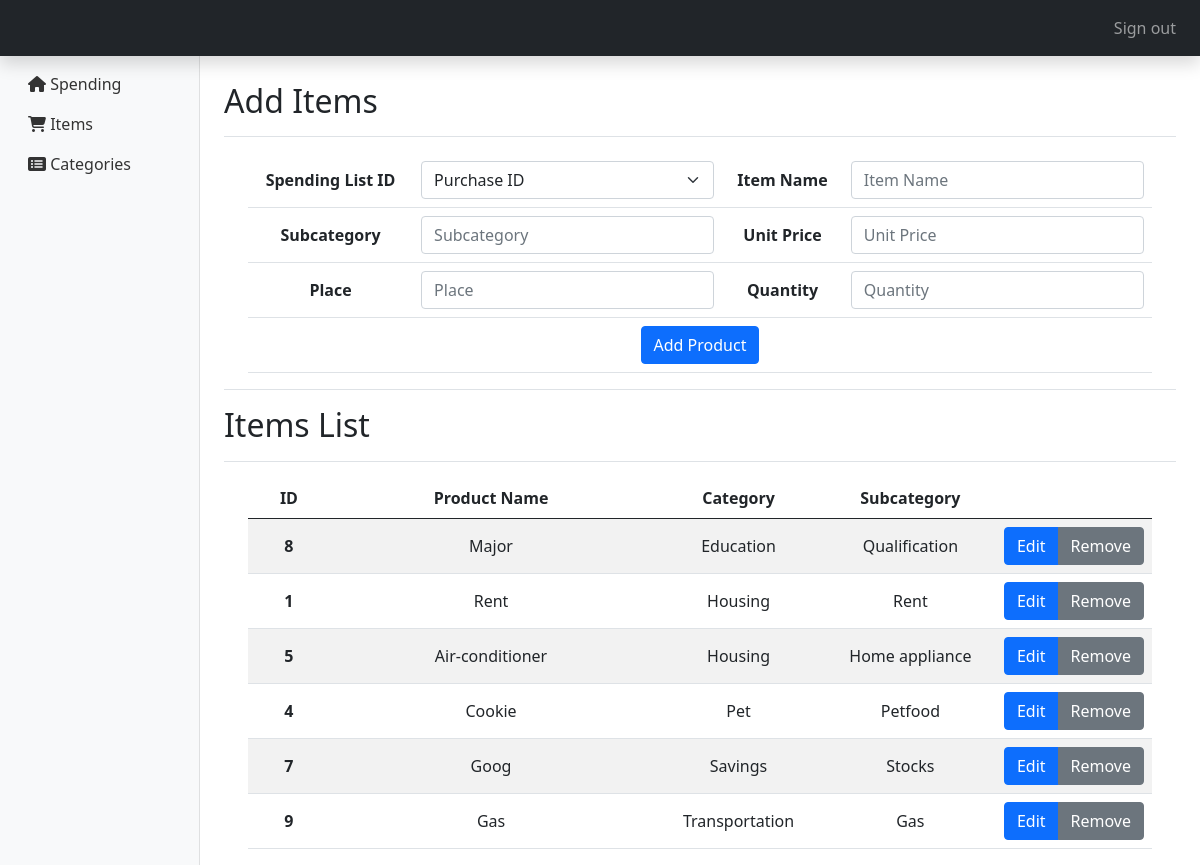
Screenshot of /items (signed in) with the database file from the repository.
### tables this page shows
CREATE TABLE produto (
    id INTEGER PRIMARY KEY NOT NULL,
    produto_nome VARCHAR(30)
);

CREATE TABLE categoria (
    id INTEGER PRIMARY KEY NOT NULL,
    descricao VARCHAR(30),
    parent_id INTEGER
);

### application.py (the view)
@app.route("/items", methods=["GET", "POST"])
@login_required
def items():
    addItems = request.args.get("idadditems")
    shopping_list = cur.execute("SELECT id FROM compras ORDER BY data DESC").fetchall()
    categories = cur.execute("SELECT * FROM categoria WHERE parent_id IS NULL").fetchall()
    subcategories = cur.execute("SELECT * FROM categoria WHERE parent_id IS NOT NULL").fetchall()
    buttonValue = request.form.get('postbutton')
    itemList = cur.execute(
        "SELECT produto.id, produto.produto_nome, c.descricao AS category, categoria.descricao AS subcategory FROM produto " \
            "INNER JOIN produto_categoria ON produto.id=produto_categoria.id_produto " \
                "INNER JOIN categoria ON produto_categoria.id_categoria=categoria.id "\
                    "INNER JOIN (SELECT id, descricao FROM categoria WHERE parent_id IS NULL) c ON categoria.parent_id=c.id " \
                        "ORDER BY category"
    )
    if request.method == "POST":
        if buttonValue == "edit":
            print("edit")
            newId = request.form.get('newId')
            oldId = request.form.get('oldId')
            newName = request.form.get('newName').lower()
            newSub = request.form.get('newSub')
            if newName != '':
                cur.execute("UPDATE produto SET produto_nome = ? WHERE id = ?", (newName, oldId))
            if newId != '':
                cur.execute("UPDATE produto SET id = ? WHERE id = ?", (newId, oldId))
                cur.execute("UPDATE produto_categoria SET id_produto = ? WHERE id_produto = ?", (newId, oldId))
                cur.execute("UPDATE compra_produto SET produto_id = ? WHERE produto_id = ?", (newId, oldId))
            if newSub is not None:
                cur.execute("UPDATE produto_categoria SET id_categoria = ? WHERE id_produto = ?", (newSub, newId))
            db.commit()
            flash("Item Edited")
        elif buttonValue == "remove":
            itemId = request.form.get('id')
            cur.execute("DELETE FROM produto WHERE id = ?", (itemId,))
            cur.execute("DELETE FROM produto_categoria WHERE id_produto = ?", (itemId,))
            cur.execute("DELETE FROM compra_produto WHERE produto_id = ?", (itemId,))
            db.commit()
            flash("Item Removed")
        else:
            purchases_id = request.form.get("purchases")
            product_name = request.form.get("product_name").lower()
            subcategory = request.form.get("subcategory").lower()
            quantity = request.form.get("quantity")
            place = request.form.get("place").lower()
            unit_price = request.form.get("unit_price")
            catId = cur.execute("SELECT categoria_id FROM compras WHERE id = ?", (purchases_id,)).fetchone()[0]
            productId = cur.execute("SELECT id FROM produto WHERE produto_nome = ?", (product_name,)).fetchone()
            subcatId = cur.execute("SELECT id FROM categoria WHERE descricao = ? AND parent_id IS NOT NULL", (subcategory,)).fetchone()
            placeId = cur.execute("SELECT id FROM fornecedor WHERE fornecedor_nome = ?", (place,)).fetchone()
            if subcatId is None:
                maxId = cur.execute("SELECT MAX (id) FROM categoria WHERE parent_id = ? GROUP BY parent_id", (catId,)).fetchone()
                if maxId:
                    subcatId = maxId[0] + 1
                    cur.execute(
                        "INSERT INTO categoria (id, descricao, parent_id) VALUES (?, ?, ?)", (subcatId, subcategory, catId)
                        )
                else:
                    subcatId = catId * 100
                    cur.execute(
                        "INSERT INTO categoria (id, descricao, parent_id) VALUES (?, ?, ?)", (subcatId, subcategory, catId)
                        )
            else:
                subcatId = subcatId[0]
            if productId is None:
                cur.execute(
                    "INSERT INTO produto (produto_nome) VALUES (?)", (product_name,)
                    )
                productId = cur.execute("SELECT id FROM produto WHERE produto_nome = ?", (product_name,)).fetchone()[0]
                cur.execute(
                    "INSERT INTO produto_categoria (id_produto, id_categoria) VALUES (?, ?)", (productId, subcatId)
                    )
            else:
                productId = productId[0]
            if placeId is None:
                cur.execute(
                    "INSERT INTO fornecedor (fornecedor_nome) VALUES (?)", (place,)
                    )
                placeId = cur.execute("SELECT id FROM fornecedor WHERE fornecedor_nome = ?", (place,)).fetchone()[0]
            else:
                placeId = placeId[0]
            cur.execute(
                "INSERT INTO compra_produto (produto_id, quant, fornecedor_id, compras_id, preco_unit) VALUES (?, ?, ?, ?, ?)", (
                productId, quantity, placeId, purchases_id, unit_price)
                )
            flash("Item Added")
        db.commit()
        return redirect("/items")
    else:
        return render_template("items.html", shopping_list=shopping_list, addItems=addItems, itemList=itemList, subcategories=subcategories, categories=categories)

### application.py (called while the page is built)
@app.after_request
def after_request(response):
    response.headers["Cache-Control"] = "no-cache, no-store, must-revalidate"
    response.headers["Expires"] = 0
    response.headers["Pragma"] = "no-cache"
    return response

### helpers.py (called while the page is built)
def login_required(f):
    @wraps(f)
    def decorated_function(*args, **kwargs):
        if session.get("user_id") is None:
            return redirect("/login")
        return f(*args, **kwargs)
    return decorated_function

### templates/items.html (shortened to what this page needs)
{% extends "layout.html" %}
{% block main %}
<div class="d-flex justify-content-between flex-wrap flex-md-nowrap align-items-center pt-3 pb-2 mb-3 border-bottom">
    <h1 class="h2">Add Items</h1>
</div>
<div class="table-responsive">
    <form action="/items" method="POST">
        <div class="container-fluid d-flex justify-content-center">
            <table class="table align-middle">
                <tbody style="text-align:center">
                    <tr>
                        <th>Spending List ID</th>
                        <td>
                            <select name="purchases" class="form-select" id="purchases" required>
                                <option disabled selected value="">Purchase ID</option>
                            </select>
                        </td>
                        <th>Item Name</th>
                        <td>
                            <input class="form-control" name="product_name" placeholder="Item Name" type="text" id=product_name required autocomplete="off">
                        </td>
                    <tr>
                        <th>Subcategory</th>
                        <td>
                            <input class="form-control" name="subcategory" placeholder="Subcategory" type="text" id="subcat" required autocomplete="off">
                        </td>
                        <th>Unit Price</th>
                        <td>
                            <input class="form-control" name="unit_price" placeholder="Unit Price" type="number" step="0.01" required autocomplete="off">
                        </td>
                    </tr>
                        <th>Place</th>
                        <td>
                            <input class="form-control" name="place" placeholder="Place" type="text" id="place" required autocomplete="off">
                        </td>
                        <th>Quantity</th>
                        <td>
                            <input class="form-control" name="quantity" placeholder="Quantity" type="number" required autocomplete="off">
                        </td>
                     </tr>
                    <tr>
                        <td colspan="4"><button class="btn btn-primary" type="submit" value="add">Add Product</button></td>
                    </tr>
                </tbody>
            </table>
        </div>
    </form>
</div>
<div class="d-flex justify-content-between flex-wrap flex-md-nowrap align-items-center pt-3 pb-2 mb-3 border-bottom border-top">
    <h1 class="h2">Items List</h1>
</div>
<div class="table-responsive">
<div class="container-fluid d-flex justify-content-center">
    <table class="table table-striped align-middle">
        <thead>
            <tr style="text-align:center">
                <th scope="col" width="10%">ID</th>
                <th scope="col" width="40%">Product Name</th>
                <th scope="col" width="20%">Category</th>
                <th scope="col" width="20%">Subcategory</th>
                <th scope="col" width="10%"></th>
            </tr>
        </thead>
        <tbody style="text-align:center">
            {% for item in itemList %}
                <tr id="tr{{ item['id']}}">
                    <form action='/items' method='POST'>
                        <th>{{ item['id'] }}</th>
                        <td value="{{ item['produto_nome']}}">{{ item['produto_nome'].capitalize() }}</td>
                        <td value="{{ item['category']}}">{{ item['category'].capitalize() }}</td>
                        <td value="{{ item['subcategory']}}">{{ item['subcategory'].capitalize() }}</td>
                        <td class="btn-group">
                            <button class="btn btn-primary edit" type="button" value="{{ item['id']}}">Edit</button>
                            <button class="btn btn-secondary" type="submit" name="postbutton" value="remove">Remove</button>
                        </td>
                    </form>
                </tr>
            {% endfor %}
        </tbody>
    </table>
</div>
</div>
{% endblock %}

### templates/layout.html (shortened to what this page needs)
<!DOCTYPE html>
<html lang="en">
<head>
    <link rel="stylesheet" href="static/style.css">
    <link href="https://cdn.jsdelivr.net/npm/bootstrap@5.0.1/dist/css/bootstrap.min.css" rel="stylesheet"
>
    <link rel="stylesheet" href="http://code.jquery.com/ui/1.10.3/themes/smoothness/jquery-ui.css">
    <link rel="stylesheet" href="https://cdn.jsdelivr.net/npm/@fortawesome/fontawesome-free@5.15.3/css/fontawesome.min.css">
</head>
<body>
    <header class="sticky-top shadow fixed-top">
    <nav class="navbar navbar-dark navbar-expand-lg bg-dark flex-md-nowrap ">
        {% if session.user_id %}
        <ul class="navbar-nav px-3 ms-auto">
            <li class="nav-item text-nowrap">
                <a class="nav-link" href="/logout">Sign out</a>
            </li>
        </ul>
        {% endif %}
    </nav>
    </header>
    <div class="container-fluid">
        <div class="row">
            {% if session.user_id %}
            <nav id="sidebarMenu" class="col-md-3 col-lg-2 d-md-block bg-light sidebar collapse">
                <div class="position-sticky pt-3">
                    <ul class="nav flex-column">
                        <li class="nav-item">
                            <a class="nav-link text-start" aria-current="page" href="/"><i class="fas fa-home"></i>  Spending</a>
                        </li px-md-4>
                        <li class="nav-item">
                            <a class="nav-link text-start" href="/items"><i class="fas fa-shopping-cart"></i>  Items</a>
                        </li>
                        <li class="nav-item">
                            <a class="nav-link text-start" href="/category"><i class="fas fa-list-alt"></i>  Categories</a>
                        </li>
                    </ul>
                </div>
            </nav>
            <main class="col-md-9 ms-sm-auto col-lg-10 px-md-4" style="padding-top: 10px;">
            {% else %}
            <main style="padding-top: 10px;">
            {% endif %}
                {% block main %}{% endblock %}
            </main>
        </div>
    </div>
</body>
</html>

### static/style.css (style rules this page uses)
html, body { height:100% }
.sidebar { position: fixed; top: 0; bottom: 0; left: 0; z-index: 100; padding: 48px 0 0; box-shadow: inset -1px 0 0 rgba(0, 0, 0, .1); }
.sidebar .nav-link { font-weight: 500; color: #333; }

### rows the page displays
produto: id "8", produto_nome "Major", category "Education", subcategory "Qualification"
produto: id "1", produto_nome "Rent", category "Housing", subcategory "Rent"
produto: id "5", produto_nome "Air-conditioner", category "Housing", subcategory "Home appliance"
produto: id "4", produto_nome "Cookie", category "Pet", subcategory "Petfood"
produto: id "7", produto_nome "Goog", category "Savings", subcategory "Stocks"
produto: id "9", produto_nome "Gas", category "Transportation", subcategory "Gas"
